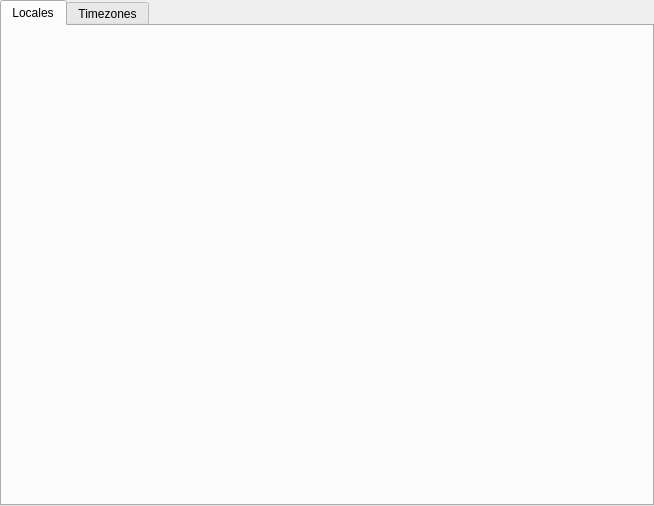
<?xml version="1.0" encoding="UTF-8"?>
<ui version="4.0">
 <class>GammaRay::LocaleInspectorWidget</class>
 <widget class="QWidget" name="GammaRay::LocaleInspectorWidget">
  <property name="geometry">
   <rect>
    <x>0</x>
    <y>0</y>
    <width>654</width>
    <height>506</height>
   </rect>
  </property>
  <layout class="QVBoxLayout" name="verticalLayout">
   <property name="margin">
    <number>0</number>
   </property>
   <item>
    <widget class="QTabWidget" name="tabWidget">
     <property name="currentIndex">
      <number>0</number>
     </property>
     <widget class="GammaRay::LocaleTab" name="localeTab">
      <attribute name="title">
       <string>Locales</string>
      </attribute>
     </widget>
     <widget class="GammaRay::TimezoneTab" name="timezoneTab">
      <attribute name="title">
       <string>Timezones</string>
      </attribute>
     </widget>
    </widget>
   </item>
  </layout>
 </widget>
 <customwidgets>
  <customwidget>
   <class>GammaRay::LocaleTab</class>
   <extends>QWidget</extends>
   <header>localetab.h</header>
   <container>1</container>
  </customwidget>
  <customwidget>
   <class>GammaRay::TimezoneTab</class>
   <extends>QWidget</extends>
   <header>timezonetab.h</header>
   <container>1</container>
  </customwidget>
 </customwidgets>
 <resources/>
 <connections/>
</ui>
